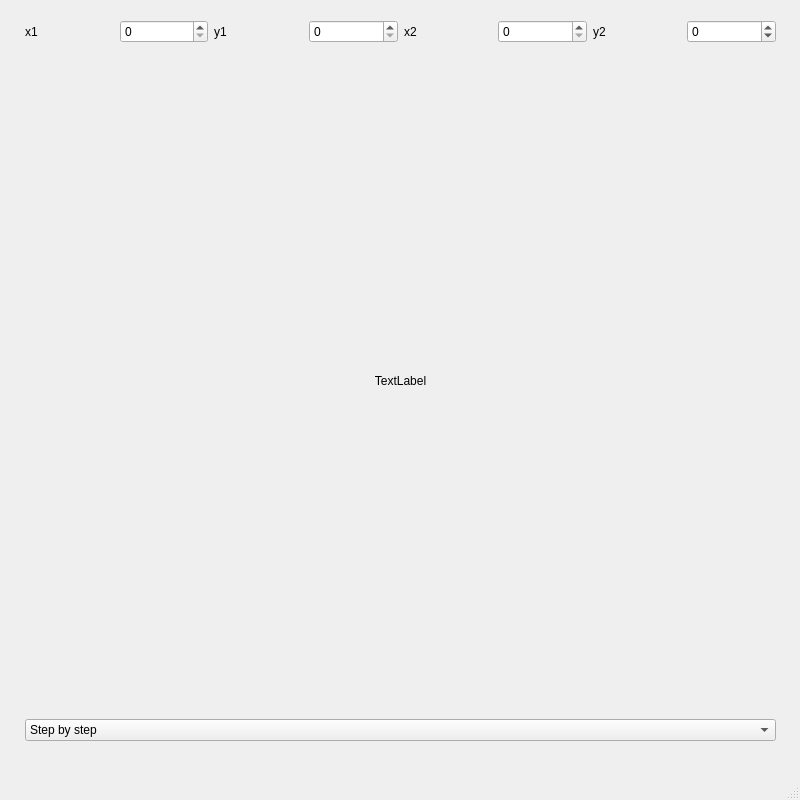
<?xml version="1.0" encoding="UTF-8"?>
<ui version="4.0">
 <class>MainWindow</class>
 <widget class="QMainWindow" name="MainWindow">
  <property name="geometry">
   <rect>
    <x>0</x>
    <y>0</y>
    <width>800</width>
    <height>800</height>
   </rect>
  </property>
  <property name="minimumSize">
   <size>
    <width>800</width>
    <height>800</height>
   </size>
  </property>
  <property name="maximumSize">
   <size>
    <width>800</width>
    <height>800</height>
   </size>
  </property>
  <property name="windowTitle">
   <string>MainWindow</string>
  </property>
  <widget class="QWidget" name="centralwidget">
   <widget class="QWidget" name="verticalLayoutWidget_2">
    <property name="geometry">
     <rect>
      <x>25</x>
      <y>20</y>
      <width>751</width>
      <height>721</height>
     </rect>
    </property>
    <layout class="QVBoxLayout" name="verticalLayout_3">
     <item>
      <layout class="QHBoxLayout" name="horizontalLayout_3">
       <item>
        <widget class="QLabel" name="x1">
         <property name="text">
          <string>x1</string>
         </property>
        </widget>
       </item>
       <item>
        <widget class="QSpinBox" name="spinBox1"/>
       </item>
       <item>
        <widget class="QLabel" name="y1">
         <property name="text">
          <string>y1</string>
         </property>
        </widget>
       </item>
       <item>
        <widget class="QSpinBox" name="spinBox2"/>
       </item>
       <item>
        <widget class="QLabel" name="x2">
         <property name="text">
          <string>x2</string>
         </property>
        </widget>
       </item>
       <item>
        <widget class="QSpinBox" name="spinBox3"/>
       </item>
       <item>
        <widget class="QLabel" name="y2">
         <property name="text">
          <string>y2</string>
         </property>
        </widget>
       </item>
       <item>
        <widget class="QSpinBox" name="spinBox4">
         <property name="minimum">
          <number>-10</number>
         </property>
         <property name="maximum">
          <number>10</number>
         </property>
        </widget>
       </item>
      </layout>
     </item>
     <item>
      <layout class="QHBoxLayout" name="horizontalLayout">
       <item>
        <widget class="QLabel" name="label">
         <property name="text">
          <string>TextLabel</string>
         </property>
         <property name="alignment">
          <set>Qt::AlignCenter</set>
         </property>
        </widget>
       </item>
      </layout>
     </item>
     <item>
      <widget class="QComboBox" name="algorithms">
       <item>
        <property name="text">
         <string>Step by step</string>
        </property>
       </item>
       <item>
        <property name="text">
         <string>Bresenham</string>
        </property>
       </item>
       <item>
        <property name="text">
         <string>DDA</string>
        </property>
       </item>
       <item>
        <property name="text">
         <string>Circle</string>
        </property>
       </item>
      </widget>
     </item>
    </layout>
   </widget>
  </widget>
  <widget class="QMenuBar" name="menubar">
   <property name="geometry">
    <rect>
     <x>0</x>
     <y>0</y>
     <width>800</width>
     <height>21</height>
    </rect>
   </property>
  </widget>
  <widget class="QStatusBar" name="statusbar"/>
  <action name="actionStepByStep">
   <property name="text">
    <string>StepByStep</string>
   </property>
  </action>
  <action name="actionBresenham">
   <property name="text">
    <string>Bresenham</string>
   </property>
  </action>
  <action name="actionDDA">
   <property name="text">
    <string>DDA</string>
   </property>
  </action>
  <action name="actionCircle">
   <property name="text">
    <string>Circle</string>
   </property>
  </action>
 </widget>
 <resources/>
 <connections/>
</ui>
